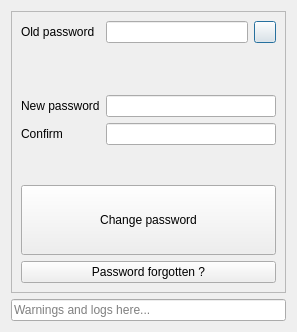
<?xml version="1.0" encoding="UTF-8"?>
<ui version="4.0">
 <class>Dialog</class>
 <widget class="QDialog" name="Dialog">
  <property name="geometry">
   <rect>
    <x>0</x>
    <y>0</y>
    <width>297</width>
    <height>332</height>
   </rect>
  </property>
  <property name="windowTitle">
   <string>Dialog</string>
  </property>
  <layout class="QVBoxLayout" name="verticalLayout">
   <item>
    <widget class="QFrame" name="frame">
     <property name="frameShape">
      <enum>QFrame::StyledPanel</enum>
     </property>
     <property name="frameShadow">
      <enum>QFrame::Raised</enum>
     </property>
     <layout class="QVBoxLayout" name="verticalLayout_2">
      <item>
       <layout class="QFormLayout" name="formLayout">
        <item row="1" column="0">
         <widget class="QLabel" name="label_2">
          <property name="text">
           <string>Old password</string>
          </property>
         </widget>
        </item>
        <item row="3" column="1">
         <widget class="QLineEdit" name="new_lineEdit">
          <property name="echoMode">
           <enum>QLineEdit::Password</enum>
          </property>
         </widget>
        </item>
        <item row="4" column="1">
         <widget class="QLineEdit" name="confirm_lineEdit">
          <property name="echoMode">
           <enum>QLineEdit::Password</enum>
          </property>
         </widget>
        </item>
        <item row="3" column="0">
         <widget class="QLabel" name="label">
          <property name="text">
           <string>New password</string>
          </property>
         </widget>
        </item>
        <item row="4" column="0">
         <widget class="QLabel" name="label_3">
          <property name="text">
           <string>Confirm</string>
          </property>
         </widget>
        </item>
        <item row="2" column="1">
         <spacer name="verticalSpacer">
          <property name="orientation">
           <enum>Qt::Vertical</enum>
          </property>
          <property name="sizeType">
           <enum>QSizePolicy::MinimumExpanding</enum>
          </property>
          <property name="sizeHint" stdset="0">
           <size>
            <width>20</width>
            <height>40</height>
           </size>
          </property>
         </spacer>
        </item>
        <item row="1" column="1">
         <layout class="QHBoxLayout" name="horizontalLayout">
          <item>
           <widget class="QLineEdit" name="old_lineEdit">
            <property name="focusPolicy">
             <enum>Qt::WheelFocus</enum>
            </property>
            <property name="echoMode">
             <enum>QLineEdit::Password</enum>
            </property>
           </widget>
          </item>
          <item>
           <widget class="QPushButton" name="show_pass_pushButton">
            <property name="minimumSize">
             <size>
              <width>22</width>
              <height>22</height>
             </size>
            </property>
            <property name="maximumSize">
             <size>
              <width>22</width>
              <height>22</height>
             </size>
            </property>
            <property name="text">
             <string/>
            </property>
           </widget>
          </item>
         </layout>
        </item>
       </layout>
      </item>
      <item>
       <spacer name="verticalSpacer_2">
        <property name="orientation">
         <enum>Qt::Vertical</enum>
        </property>
        <property name="sizeHint" stdset="0">
         <size>
          <width>20</width>
          <height>34</height>
         </size>
        </property>
       </spacer>
      </item>
      <item>
       <widget class="QPushButton" name="change_password_pushButton">
        <property name="minimumSize">
         <size>
          <width>0</width>
          <height>70</height>
         </size>
        </property>
        <property name="maximumSize">
         <size>
          <width>16777215</width>
          <height>70</height>
         </size>
        </property>
        <property name="text">
         <string>Change password</string>
        </property>
       </widget>
      </item>
      <item>
       <widget class="QPushButton" name="recover_pushButton">
        <property name="text">
         <string>Password forgotten ?</string>
        </property>
       </widget>
      </item>
     </layout>
    </widget>
   </item>
   <item>
    <widget class="QFrame" name="log_frame">
     <layout class="QHBoxLayout" name="log_layout">
      <property name="spacing">
       <number>0</number>
      </property>
      <property name="leftMargin">
       <number>0</number>
      </property>
      <property name="topMargin">
       <number>0</number>
      </property>
      <property name="rightMargin">
       <number>0</number>
      </property>
      <property name="bottomMargin">
       <number>0</number>
      </property>
      <item>
       <widget class="QLineEdit" name="log_lineEdit">
        <property name="readOnly">
         <bool>true</bool>
        </property>
        <property name="placeholderText">
         <string>Warnings and logs here...</string>
        </property>
       </widget>
      </item>
     </layout>
    </widget>
   </item>
  </layout>
 </widget>
 <resources/>
 <connections/>
</ui>
